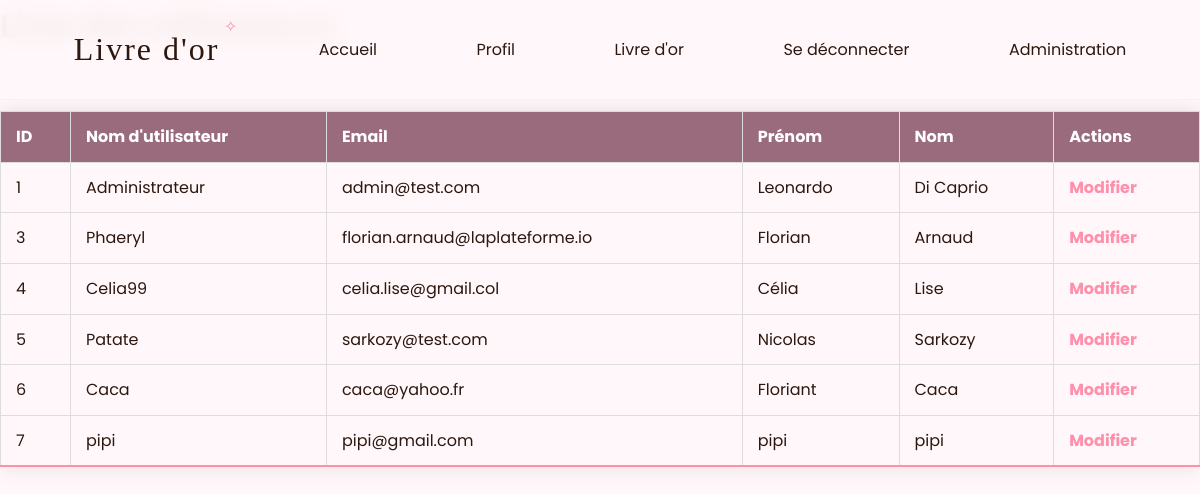
/admin.php (signed in), run on the app's committed database.
### tables this page shows
CREATE TABLE `users` (
  `id` int(11) NOT NULL AUTO_INCREMENT,
  `username` varchar(40) NOT NULL,
  `email` varchar(100) NOT NULL,
  `user_firstname` varchar(40) NOT NULL,
  `user_lastname` varchar(40) NOT NULL,
  `password` varchar(255) NOT NULL,
  `created_at` timestamp NOT NULL DEFAULT CURRENT_TIMESTAMP,
  `user_permissions` int(11) NOT NULL DEFAULT '1',
  PRIMARY KEY (`id`)
);

### classes/Database.php (called while the page is built)
<?php
class Database
{
    private static $instance = null;
    private $conn;
    private function __construct()
    {
        $host = "localhost";
        $dbname = "guestbook_db";
        $username = "root";
        $password = "";
        try {
            $this->conn = new PDO("mysql:host=$host;dbname=$dbname;charset=utf8", $username, $password);
            $this->conn->setAttribute(PDO::ATTR_ERRMODE, PDO::ERRMODE_EXCEPTION);
        } catch (PDOException $e) {
            die("Erreur de connexion : " . $e->getMessage());
        }
    }
    public static function getInstance()
    {
        if (self::$instance == null) {
            self::$instance = new Database();
        }
        return self::$instance;
    }
    public function getConnection()
    {
        return $this->conn;
    }
}

### classes/User.php (called while the page is built, shortened)
<?php
require_once "Database.php";
class User
{
    private $conn;
    public function __construct()
    {
        $this->conn = Database::getInstance()->getConnection();
    }
    public function getAllUsers()
    {
        $stmt = $this->conn->prepare("SELECT id, username, email, user_firstname, user_lastname FROM users");
        $stmt->execute();
        return $stmt->fetchAll(PDO::FETCH_ASSOC);
    }
    public function isLoggedIn()
    {
        return isset($_SESSION['user_id']);
    }
}

### admin.php (the view, shortened to what this page needs)
<?php
require_once "classes/Database.php";
require_once "classes/User.php";
$user = new User();
$users = $user->getAllUsers();
?>
<!DOCTYPE html>
<html lang="fr">
<head>
    <link rel="stylesheet" href="style/style.css">
</head>
<body>
    <?php include 'navbar.php'; ?>
    <div class="container">
        <h1>Liste des utilisateurs</h1>
        <table>
            <thead>
                <tr>
                    <th>ID</th>
                    <th>Nom d'utilisateur</th>
                    <th>Email</th>
                    <th>Prénom</th>
                    <th>Nom</th>
                    <th>Actions</th>
                </tr>
            </thead>
            <tbody>
                <?php foreach ($users as $user) { ?>
                    <tr>
                        <td><?= htmlspecialchars($user['id']) ?></td>
                        <td><?= htmlspecialchars($user['username']) ?></td>
                        <td><?= htmlspecialchars($user['email']) ?></td>
                        <td><?= htmlspecialchars($user['user_firstname']) ?></td>
                        <td><?= htmlspecialchars($user['user_lastname']) ?></td>
                        <td>
                            <a href="profile.php?id=<?= $user['id'] ?>">Modifier</a>
                        </td>
                    </tr>
                <?php } ?>
            </tbody>
        </table>
    </div>
</body>
</html>

### navbar.php (shortened to what this page needs)
<?php
require_once "classes/User.php";
$user = new User();
$user_id = $_SESSION['user_id'] ?? null;
?>
<header class="header">
    <nav class="nav desktop">
        <ul>
            <li>
                <div class="logo">Livre d'or</div>
            </li>
            <li><a href="index.php">Accueil</a></li>
            <?php if ($user->isLoggedIn()) { ?>
                <li><a href="profile.php?id=<?= $user_id ?>">Profil</a></li>
                <li><a href="guestbook.php">Livre d'or</a></li>
                <li><a href="logout.php">Se déconnecter</a></li>
                <?php if ($_SESSION['user_permissions'] == 2) { ?>
                    <li><a href="admin.php">Administration</a></li>
                <?php } ?>
            <?php } else { ?>
                <li><a href="login.php">Se connecter</a></li>
                <li><a href="register.php">S'inscrire</a></li>
            <?php } ?>
        </ul>
    </nav>
</header>

### style/style.css (style rules this page uses)
* { margin: 0; padding: 0; box-sizing: border-box; }
:root { --primary: #fff7f9; --secondary: #ffd1dc; --accent: #ff8fab; --dark-accent: #ff6b8b; --text: #2c1810; --light: #ffffff; }
body { font-family: 'Poppins', sans-serif; line-height: 1.6; background-color: var(--primary); color: var(--text); overflow-x: hidden; }
.header { padding: 1.5rem; position: fixed; width: 100%; top: 0; z-index: 1000; background-color: rgba(255, 247, 249, 0.95); backdrop-filter: blur(10px); border-bottom: 1px solid rgba(255, 209, 220, 0.3); }
.nav { max-width: 1400px; margin: 0 auto; display: flex; justify-content: space-between; align-items: center; }
ul { width: 100%; align-items: center; font-family: 'Poppins'; }
a { color: var(--text); text-decoration: none; }
.nav ul { list-style: none; display: flex; justify-content: space-around; }
.logo { font-family: 'Playfair Display', serif; color: var(--text); font-size: 2rem; letter-spacing: 2px; position: relative; }
.logo::after { content: '✧'; position: absolute; top: -10px; right: -20px; color: var(--accent); font-size: 1rem; animation: float 3s infinite ease-in-out; }
table { width: 100%; border-collapse: collapse; margin-top: 5%; font-size: 1rem; font-family: 'Poppins', sans-serif; box-shadow: 0 0 20px rgba(0, 0, 0, 0.1); }
table thead tr { background-color: #9a6b7c; color: var(--light); text-align: left; font-weight: bold; }
table th, table td { padding: 12px 15px; border: 1px solid #ddd; }
table tbody tr { border-bottom: 1px solid #ddd; }
table tbody tr:nth-of-type(even) { background-color: var(--primary); }
table tbody tr:last-of-type { border-bottom: 2px solid var(--accent); }
table a { color: var(--accent); text-decoration: none; font-weight: bold; }

### data on the page
users: id "1", username "Administrateur", email "admin@test.com", user_firstname "Leonardo", user_lastname "Di Caprio"
users: id "3", username "Phaeryl", email "florian.arnaud@laplateforme.io", user_firstname "Florian", user_lastname "Arnaud"
users: id "4", username "Celia99", email "celia.lise@gmail.col", user_firstname "Célia", user_lastname "Lise"
users: id "5", username "Patate", email "sarkozy@test.com", user_firstname "Nicolas", user_lastname "Sarkozy"
users: id "6", username "Caca", email "caca@yahoo.fr", user_firstname "Floriant", user_lastname "Caca"
users: id "7", username "pipi", email "pipi@gmail.com", user_firstname "pipi", user_lastname "pipi"
